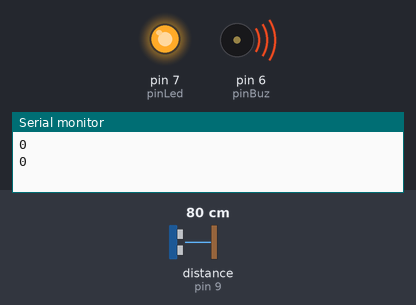
This sketch was run on a simulated Arduino Mega 2560, built with avr-gcc and run on an emulated ATmega2560. Parts: output pins drawn as LEDs (lit = HIGH), buzzer (waves = sounding, pin HIGH), the last lines printed to the serial monitor. Dashed ring = blinking. The inputs (shaded band) are chosen by the test bench; at power-on: distance to the obstacle (sensor on pin 9) 80 cm.

Above: at 2.8 s.
2.9 s: distance to the obstacle (sensor on pin 9) set to 12 cm
At 4.7 s:
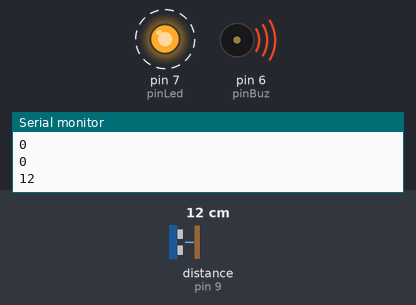
6.4 s: distance to the obstacle (sensor on pin 9) set to 9 cm
At 7.8 s:
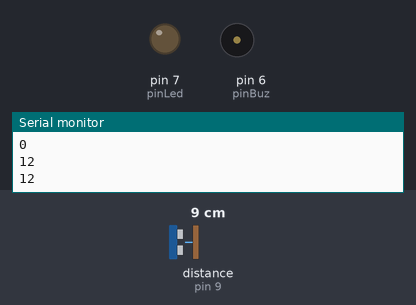
Timing chart, 0 to 15.9 s (numbered marks = the images above; inputs shaded):
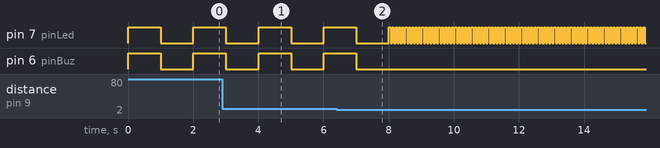

Measured:
- the behaviour switches between 11 and 10 cm on distance to the obstacle (sensor on pin 9) (found by bisection; images 1 and 2)
- after the input at 6.4 s, pin 6 (pinBuz): goes on until 7.0 s, then stays LOW
- by itself, pin 7 (pinLed): repeats every 0.10 s: HIGH 0.05 s, LOW 0.05 s
- by itself, pin 6 (pinBuz): alternates HIGH for 1.0 s and LOW for 1.0 s

The sketch:

sensor_jarak.ino
```cpp
#include <NewPing.h>

NewPing sensor(8,9,30);

const int pinLed = 7;
const int pinBuz = 6;

void setup() {
  // put your setup code here, to run once:
  Serial.begin(9600);
  pinMode(pinLed, OUTPUT);
  pinMode(pinBuz, OUTPUT);
}

void loop() {
  // put your main code here, to run repeatedly:
  int nilaiSensor = sensor.ping_cm();
  Serial.println(nilaiSensor);

  if(nilaiSensor <= 10 && nilaiSensor != 0) {
    digitalWrite(pinLed, HIGH);
    delay(50);
    digitalWrite(pinLed, LOW);
    delay(50);
  } else {
    digitalWrite(pinLed, HIGH);
    digitalWrite(pinBuz, HIGH);
    delay(1000);
    digitalWrite(pinLed, LOW);
    digitalWrite(pinBuz, LOW);
    delay(1000);
  }
}
```
